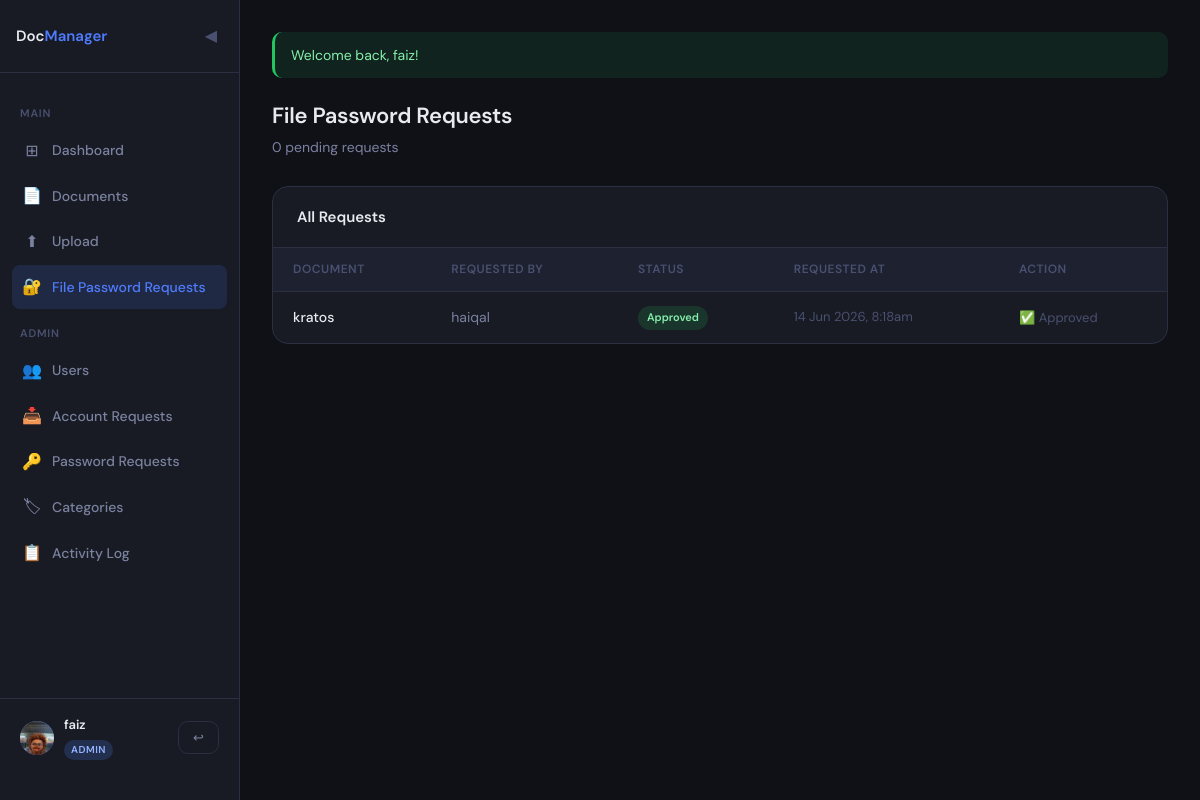
The app's page /index.php?page=document-password-request (signed in) with its own data.
### tables this page shows
CREATE TABLE `document_password_request` (
  `id` int(11) NOT NULL,
  `document_id` int(11) NOT NULL,
  `user_id` int(11) NOT NULL,
  `approved_by` int(11) DEFAULT NULL,
  `status` enum('pending','approved','rejected') DEFAULT 'pending',
  `requested_at` datetime DEFAULT current_timestamp(),
  `approved_at` datetime DEFAULT NULL
);

CREATE TABLE `document` (
  `id` int(11) NOT NULL,
  `title` varchar(255) NOT NULL,
  `description` text DEFAULT NULL,
  `file_path` varchar(500) NOT NULL,
  `file_type` varchar(50) NOT NULL,
  `file_size_kb` int(11) DEFAULT 0,
  `uploaded_by` int(11) NOT NULL,
  `category_id` int(11) DEFAULT NULL,
  `status` enum('draft','active','archived') NOT NULL DEFAULT 'active',
  `created_at` datetime NOT NULL DEFAULT current_timestamp(),
  `updated_at` datetime NOT NULL DEFAULT current_timestamp() ON UPDATE current_timestamp()
);

CREATE TABLE `users` (
  `id` int(11) NOT NULL,
  `employee_id` int(11) NOT NULL,
  `username` varchar(100) NOT NULL,
  `email` varchar(255) NOT NULL,
  `password_hash` varchar(255) NOT NULL,
  `role` enum('admin','user') NOT NULL DEFAULT 'user',
  `is_active` tinyint(1) NOT NULL DEFAULT 1,
  `last_login` datetime DEFAULT NULL,
  `created_at` datetime NOT NULL DEFAULT current_timestamp()
);

### config.php (called while the page is built, shortened)
<?php
function e(string $value): string {
    return htmlspecialchars($value, ENT_QUOTES | ENT_HTML5, 'UTF-8');
}

### pages/document-password-request.php (the view, shortened to what this page needs)
<?php
$db = getDB();
$requests = $db->query("
    SELECT r.*, d.title, u.username
    FROM document_password_request r
    JOIN document d ON d.id = r.document_id
    JOIN users u    ON u.id = r.user_id
    ORDER BY
        CASE r.status WHEN 'pending' THEN 0 ELSE 1 END,
        r.requested_at DESC
")->fetchAll();
$pendingCount = count(array_filter($requests, fn($r) => $r['status'] === 'pending'));
?>
<div class="topbar">
  <div>
    <div class="page-title">File Password Requests</div>
    <div class="page-sub">
      <?= $pendingCount ?> pending request<?= $pendingCount !== 1 ? 's' : '' ?>
    </div>
  </div>
</div>
<?php if (empty($requests)): ?>
  <div class="card">
    <div class="empty-state">
      <div class="empty-state-icon">🔐</div>
      <p>No file password requests yet.</p>
    </div>
  </div>
<?php else: ?>
<div class="card">
  <div class="card-header">
    <div class="card-title">All Requests</div>
  </div>
  <div class="table-responsive">
  <table>
    <thead>
      <tr>
        <th>Document</th>
        <th>Requested By</th>
        <th>Status</th>
        <th>Requested At</th>
        <th>Action</th>
      </tr>
    </thead>
    <tbody>
      <?php foreach ($requests as $r): ?>
      <tr>
        <td><?= e($r['title']) ?></td>
        <td><?= e($r['username']) ?></td>
        <td>
          <?php if ($r['status'] === 'pending'): ?>
            <span class="badge" style="background:rgba(245,158,11,.15);color:#fcd34d;">pending</span>
          <?php else: ?>
            <span class="badge" style="background:rgba(34,197,94,.15);color:#86efac;">approved</span>
          <?php endif; ?>
        </td>
        <td style="font-size:13px;color:var(--text-dim);white-space:nowrap;">
          <?= $r['requested_at'] ? date('d M Y, g:ia', strtotime($r['requested_at'])) : '—' ?>
        </td>
        <td>
          <?php if ($r['status'] === 'pending'): ?>
            <form method="POST" action="<?= BASE_URL ?>/index.php?page=document-password-request" style="margin:0;">
              <input type="hidden" name="action"     value="approve_document_password">
              <input type="hidden" name="request_id" value="<?= (int)$r['id'] ?>">
              <button type="submit" class="btn btn-sm btn-primary" style="margin-top:0;">✅ Approve</button>
            </form>
          <?php else: ?>
            <span style="font-size:13px;color:var(--text-dim);">✅ Approved</span>
          <?php endif; ?>
        </td>
      </tr>
      <?php endforeach; ?>
    </tbody>
  </table>
  </div>
</div>
<?php endif; ?>

### index.php (style rules this page uses)
*, *::before, *::after { box-sizing: border-box; margin: 0; padding: 0; }
:root { --bg: #0f1117; --surface: #181b23; --surface2: #1e2130; --border: #2a2f42; --accent: #4f7cff; --accent-dim: #3a5fd9; --success: #22c55e; --danger: #f43f5e; --warning: #f59e0b; --text: #e8eaf0; --text-muted: #7b82a0; --text-dim: #4a5070; --font: 'DM Sans', sans-serif; --mono: 'DM Mono', monospace; --radius: 10px; --radius-lg: 16px; --shadow: 0 4px 24px rgba(0,0,0,.4); --sidebar-w: 240px; }
body { font-family: var(--font); background: var(--bg); color: var(--text); min-height: 100vh; font-size: 15px; line-height: 1.6; }
.topbar { display: flex; align-items: flex-start; justify-content: space-between; gap: 12px; margin-bottom: 28px; flex-wrap: wrap; }
.page-title { font-size: 22px; font-weight: 600; letter-spacing: -.3px; }
.page-sub { color: var(--text-muted); font-size: 14px; margin-top: 2px; }
.card { background: var(--surface); border: 1px solid var(--border); border-radius: var(--radius-lg); overflow: hidden; }
.card-header { padding: 18px 24px; border-bottom: 1px solid var(--border); display: flex; align-items: center; justify-content: space-between; flex-wrap: wrap; gap: 10px; }
.card-title { font-size: 15px; font-weight: 600; }
.table-responsive { overflow-x: auto; -webkit-overflow-scrolling: touch; }
table { width: 100%; border-collapse: collapse; min-width: 500px; }
th { text-align: left; padding: 12px 20px; font-size: 12px; font-weight: 600; letter-spacing: .5px; text-transform: uppercase; color: var(--text-dim); background: var(--surface2); border-bottom: 1px solid var(--border); white-space: nowrap; }
td { padding: 13px 20px; font-size: 14px; border-bottom: 1px solid var(--border); color: var(--text-muted); }
td:first-child { color: var(--text); font-weight: 500; }
tr:last-child td { border-bottom: none; }
.badge { display: inline-block; font-size: 11px; font-weight: 600; padding: 3px 9px; border-radius: 20px; text-transform: capitalize; white-space: nowrap; }

### records on screen
document_password_request: status "0", document.title "kratos", user.username "haiqal", shows "Approved", requested_at "14 Jun 2026, 8:18am", shows "✅ Approved"

### other values on screen
$authUser['employee_name'] "faiz"
$authUser['role'] "ADMIN"
$ok "Welcome back, faiz!"
